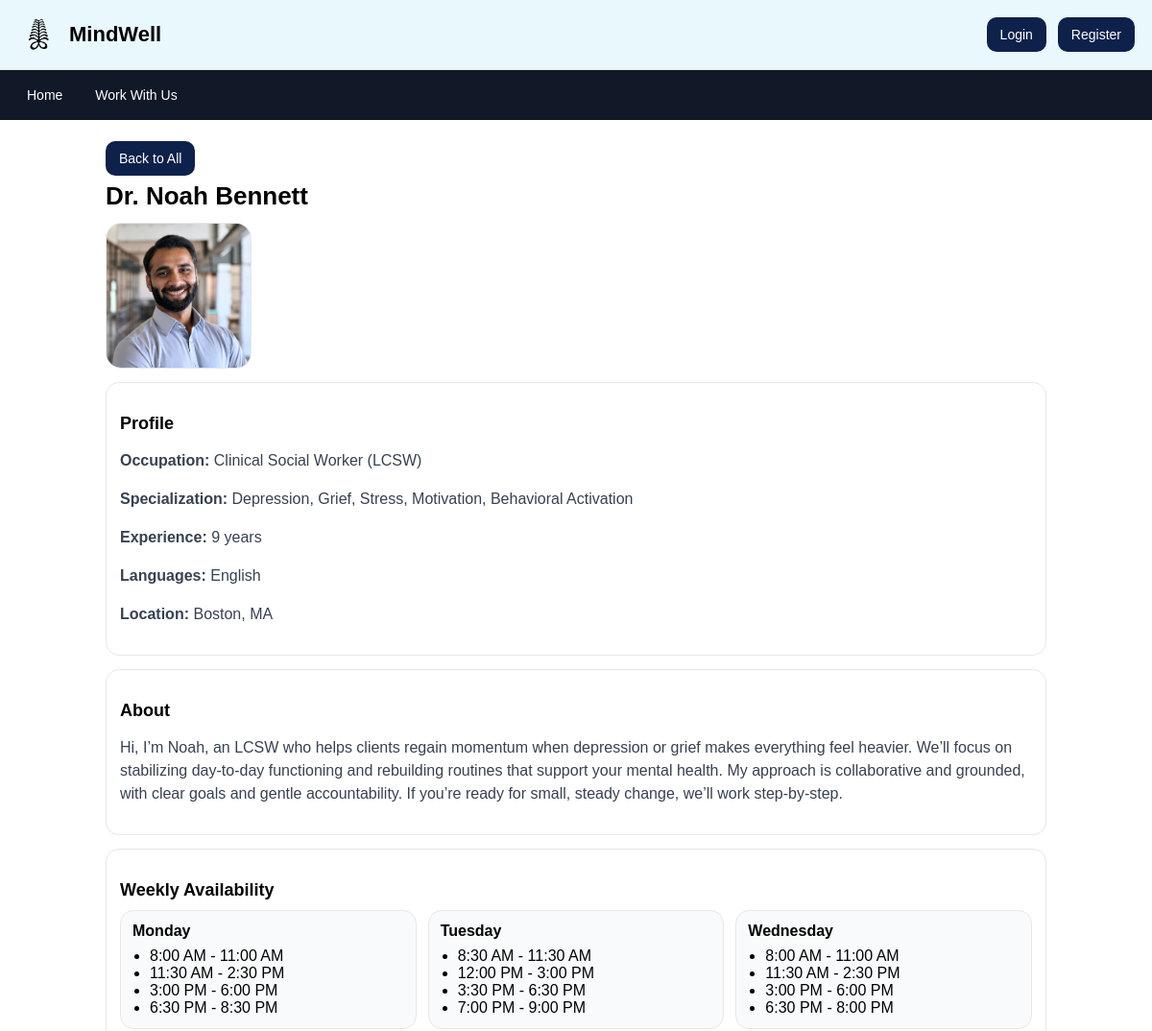
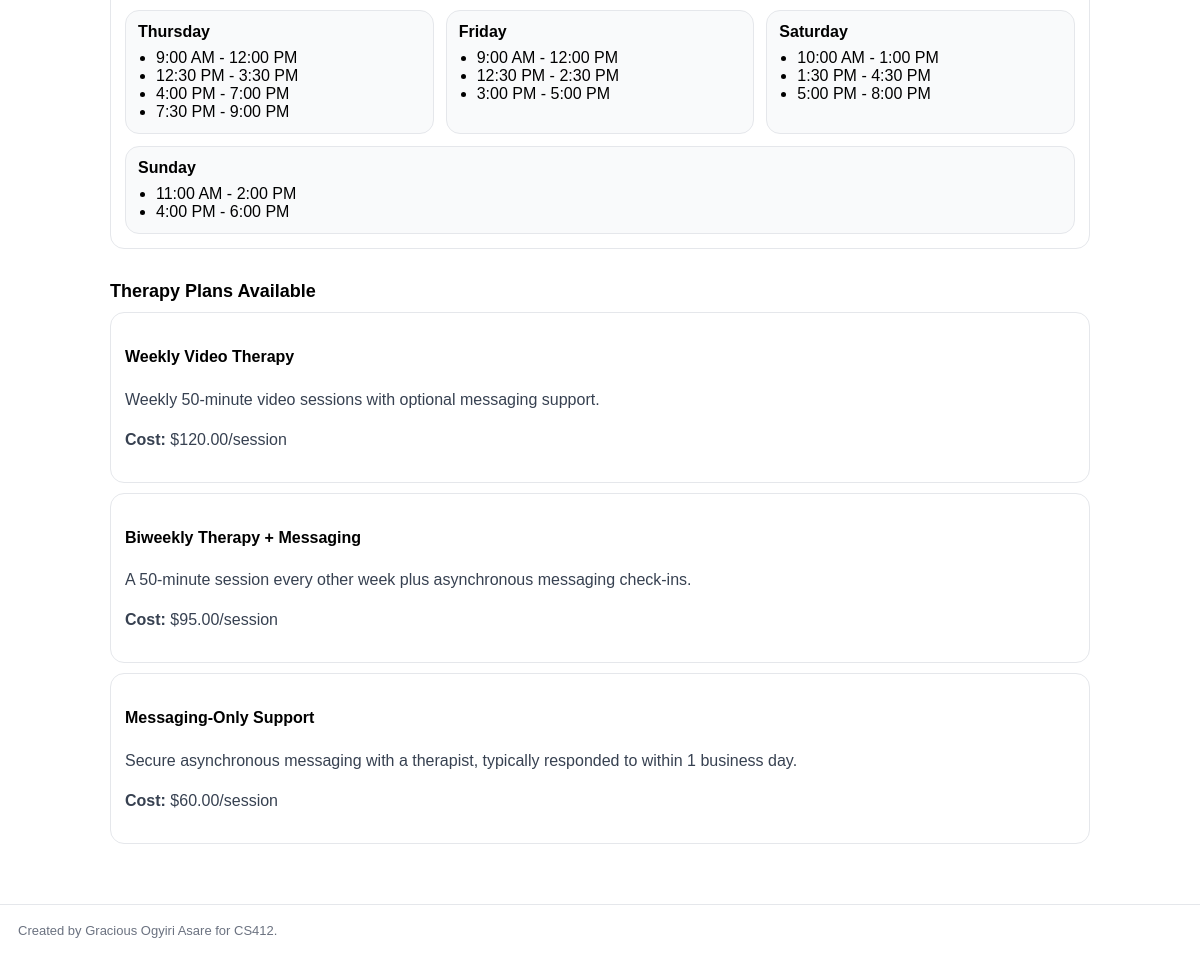
The app's page /providers/18/ with its own data (2 pictures, top to bottom).
### mindwell/models.py (models this page shows, shortened)
class HealthProvider(models.Model):
    user = models.ForeignKey(User, on_delete=models.CASCADE, null=True)
    first_name = models.TextField(blank=True)
    last_name = models.TextField(blank=True)
    email = models.TextField(blank=True)
    gender = models.CharField(max_length=10, choices=[
        ('male', 'Male'),
        ('female', 'Female'),
        ('other', 'Other'),
    ], blank=True)
    occupation = models.TextField(blank=True)
    address = models.TextField(blank=True)
    specialization = models.TextField(blank=True)
    experience_years = models.IntegerField(default=0)
    languages = models.TextField(blank=True)
    profile_img = models.ImageField(blank=True, null=True)
    bio = models.TextField(blank=True)
    verified = models.BooleanField(default=True)
    join_date = models.DateTimeField(auto_now_add=True)
    def get_availability_by_day(self): #to group the availability slots by days
        days_order = ['monday', 'tuesday', 'wednesday', 'thursday', 'friday', 'saturday', 'sunday']
        availability = {}
        for day in days_order:
            slots = Availability.objects.filter(
                health_provider=self,
                day_of_week=day,
                is_available=True
            ).order_by('start_time')
            if slots.exists():
                availability[day] = slots
        return availability
    def get_supported_plan_types(self):
        return self.supported_plan_types.filter(is_active=True)

class Availability(models.Model):
    health_provider = models.ForeignKey(HealthProvider, on_delete=models.CASCADE)
    day_of_week = models.CharField(max_length=10, choices=[
        ('monday', 'Monday'),
        ('tuesday', 'Tuesday'),
        ('wednesday', 'Wednesday'),
        ('thursday', 'Thursday'),
        ('friday', 'Friday'),
        ('saturday', 'Saturday'),
        ('sunday', 'Sunday'),
    ])
    start_time = models.TimeField()
    end_time = models.TimeField()
    is_available = models.BooleanField(default=True)
    class Meta:
        verbose_name_plural = 'Availabilities'
        ordering = ['day_of_week', 'start_time']

class PlanType(models.Model):
    name = models.CharField(max_length=100)
    description = models.TextField(blank=True)
    base_cost = models.DecimalField(max_digits=8, decimal_places=2, blank=True, null=True)
    is_active = models.BooleanField(default=True)
    created_at = models.DateTimeField(auto_now_add=True)
    providers = models.ManyToManyField(HealthProvider, related_name='supported_plan_types', blank=True)

### mindwell/views.py (the view, shortened to what this page needs)
# urls.py: path('providers/<int:pk>/', ProviderDetailView.as_view(), name='provider_detail'),
class ProviderDetailView(DetailView):
    model = HealthProvider
    template_name = 'mindwell/provider_detail.html'
    context_object_name = 'provider'
    def get_context_data(self, **kwargs):
        context = super().get_context_data(**kwargs)
        provider = self.object
        context['availability_by_day'] = provider.get_availability_by_day()
        context['plan_types'] = provider.get_supported_plan_types()
        return context

### mindwell/templates/mindwell/provider_detail.html (shortened to what this page needs)
{% extends "mindwell/base.html" %}
{% block content %}
<a href="{% url 'provider_list' %}"><button type="button">Back to All</button></a>
<h2>Dr. {{ provider.first_name }} {{ provider.last_name }}</h2>
<div class="providerinfo">
  {% if provider.profile_img %}
  <img src="{{ provider.profile_img.url }}" alt="{{ provider.first_name }} {{ provider.last_name }}" class="profile-image">
  {% endif %}
  <div class="detail">
    <h3>Profile</h3>
    <p><strong>Occupation:</strong> {{ provider.occupation }}</p>
    <p><strong>Specialization:</strong> {{ provider.specialization }}</p>
    <p><strong>Experience:</strong> {{ provider.experience_years }} years</p>
    <p><strong>Languages:</strong> {{ provider.languages }}</p>
    <p><strong>Location:</strong> {{ provider.address }}</p>
  </div>
  {% if provider.bio %}
  <div class="detail">
    <h3>About</h3>
    <p>{{ provider.bio }}</p>
  </div>
  {% endif %}
  <div class="detail">
    <h3>Weekly Availability</h3>
    {% if availability_by_day %}
    <div class="availability-slots">
      {% for day, slots in availability_by_day.items %}
      <div class="days">
        <h4>{{ day|title }}</h4>
        <ul>
          {% for slot in slots %}
          <li>{{ slot.start_time|time:"g:i A" }} - {{ slot.end_time|time:"g:i A" }}</li>
          {% endfor %}
        </ul>
      </div>
      {% endfor %}
    </div>
    {% else %}
    <p>Availability schedule not yet set.</p>
    {% endif %}
  </div>
  <div class="info-section">
    <h3>Therapy Plans Available</h3>
    {% if plan_types %}
    {% for plan_type in plan_types %}
    <div class="card">
      <h4>{{ plan_type.name }}</h4>
      <p>{{ plan_type.description }}</p>
      {% if plan_type.base_cost %}
      <p><strong>Cost:</strong> ${{ plan_type.base_cost }}/session</p>
      {% endif %}
    </div>
    {% endfor %}
    {% else %}
    <p>No specific therapy plans listed.</p>
    {% endif %}
  </div>
</div>
{% endblock content %}

### mindwell/static/styles.css (style rules this page uses)
body { margin: 0; font-family: Arial, Helvetica, sans-serif; }
h2 { margin: 6px 0 12px; font-size: 26px; }
h3 { margin: 18px 0 10px; font-size: 18px; }
p { color: #374151; line-height: 1.5; }
button { background: #0e214a; color: #ffffff; border: none; padding: 10px 14px; border-radius: 10px; cursor: pointer; font-size: 14px; }
.card { background: #ffffff; border: 1px solid #e5e7eb; border-radius: 14px; padding: 14px; margin: 10px 0; }
.providerinfo { display: flex; flex-direction: column; gap: 14px; }
.profile-image { width: 150px; height: 150px; border-radius: 16px; object-fit: cover; border: 1px solid #e5e7eb; }
.detail { background: #ffffff; border: 1px solid #e5e7eb; border-radius: 14px; padding: 14px; }
.availability-slots { display: flex; gap: 12px; flex-wrap: wrap; }
.days { background: #f9fafb; border: 1px solid #e5e7eb; border-radius: 14px; padding: 12px; min-width: 220px; flex: 1; }
.days h4 { margin: 0 0 8px; }
.days ul { margin: 0; padding-left: 18px; }

### records on screen
HealthProvider: first_name "Noah", last_name "Bennett", profile_img (picture), occupation "Clinical Social Worker (LCSW)", specialization "Depression, Grief, Stress, Motivation, Behavioral Activation", experience_years "9", languages "English", address "Boston, MA", bio "Hi, I’m Noah, an LCSW who helps clients regain momentum when depression or grief makes everything feel heavier. We’ll focus on stabilizing day-to-day functioning and rebuilding routines that support your mental health. My approach is collaborative and grounded, with clear goals and gentle accountability. If you’re ready for small, steady change, we’ll work step-by-step."
Availability: start_time "8:00 AM", end_time "11:00 AM"
Availability: start_time "11:30 AM", end_time "2:30 PM"
Availability: start_time "3:00 PM", end_time "6:00 PM"
Availability: start_time "6:30 PM", end_time "8:30 PM"
Availability: start_time "8:30 AM", end_time "11:30 AM"
Availability: start_time "12:00 PM", end_time "3:00 PM"
Availability: start_time "3:30 PM", end_time "6:30 PM"
Availability: start_time "7:00 PM", end_time "9:00 PM"
Availability: start_time "8:00 AM", end_time "11:00 AM"
Availability: start_time "11:30 AM", end_time "2:30 PM"
Availability: start_time "3:00 PM", end_time "6:00 PM"
Availability: start_time "6:30 PM", end_time "8:00 PM"
Availability: start_time "9:00 AM", end_time "12:00 PM"
Availability: start_time "12:30 PM", end_time "3:30 PM"
Availability: start_time "4:00 PM", end_time "7:00 PM"
Availability: start_time "7:30 PM", end_time "9:00 PM"
Availability: start_time "9:00 AM", end_time "12:00 PM"
Availability: start_time "12:30 PM", end_time "2:30 PM"
Availability: start_time "3:00 PM", end_time "5:00 PM"
Availability: start_time "10:00 AM", end_time "1:00 PM"
Availability: start_time "1:30 PM", end_time "4:30 PM"
Availability: start_time "5:00 PM", end_time "8:00 PM"
Availability: start_time "11:00 AM", end_time "2:00 PM"
Availability: start_time "4:00 PM", end_time "6:00 PM"
PlanType: name "Weekly Video Therapy", description "Weekly 50-minute video sessions with optional messaging support.", base_cost "120.00"
PlanType: name "Biweekly Therapy + Messaging", description "A 50-minute session every other week plus asynchronous messaging check-ins.", base_cost "95.00"
PlanType: name "Messaging-Only Support", description "Secure asynchronous messaging with a therapist, typically responded to within 1 business day.", base_cost "60.00"

### other values on screen
{{ day|title }} "Monday" "Tuesday" "Wednesday" "Thursday" "Friday" "Saturday" "Sunday"
